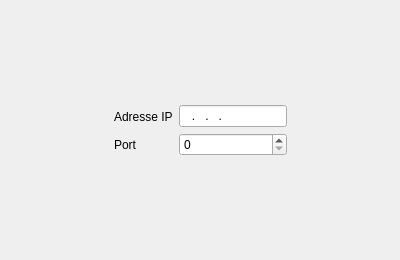
<?xml version="1.0" encoding="UTF-8"?>
<ui version="4.0">
 <class>Page1</class>
 <widget class="QWizardPage" name="Page1">
  <property name="geometry">
   <rect>
    <x>0</x>
    <y>0</y>
    <width>400</width>
    <height>260</height>
   </rect>
  </property>
  <property name="windowTitle">
   <string>WizardPage</string>
  </property>
  <layout class="QGridLayout" name="gridLayout">
   <item row="0" column="1">
    <spacer name="verticalSpacer_2">
     <property name="orientation">
      <enum>Qt::Vertical</enum>
     </property>
     <property name="sizeHint" stdset="0">
      <size>
       <width>20</width>
       <height>87</height>
      </size>
     </property>
    </spacer>
   </item>
   <item row="1" column="1">
    <layout class="QHBoxLayout" name="horizontalLayout">
     <item>
      <layout class="QVBoxLayout" name="verticalLayout_4">
       <item>
        <widget class="QLabel" name="TextLabel2_2_2_2">
         <property name="sizePolicy">
          <sizepolicy hsizetype="Minimum" vsizetype="Minimum">
           <horstretch>0</horstretch>
           <verstretch>0</verstretch>
          </sizepolicy>
         </property>
         <property name="text">
          <string>Adresse IP</string>
         </property>
        </widget>
       </item>
       <item>
        <widget class="QLabel" name="label">
         <property name="text">
          <string>Port</string>
         </property>
        </widget>
       </item>
      </layout>
     </item>
     <item>
      <layout class="QVBoxLayout" name="verticalLayout">
       <item>
        <widget class="QLineEdit" name="ipAddress">
         <property name="inputMask">
          <string>000.000.000.000; </string>
         </property>
         <property name="text">
          <string>...</string>
         </property>
         <property name="maxLength">
          <number>15</number>
         </property>
         <property name="cursorPosition">
          <number>15</number>
         </property>
        </widget>
       </item>
       <item>
        <widget class="QSpinBox" name="portNumber">
         <property name="maximum">
          <number>65535</number>
         </property>
        </widget>
       </item>
      </layout>
     </item>
    </layout>
   </item>
   <item row="2" column="0">
    <spacer name="horizontalSpacer_2">
     <property name="orientation">
      <enum>Qt::Horizontal</enum>
     </property>
     <property name="sizeHint" stdset="0">
      <size>
       <width>84</width>
       <height>20</height>
      </size>
     </property>
    </spacer>
   </item>
   <item row="2" column="1">
    <spacer name="verticalSpacer">
     <property name="orientation">
      <enum>Qt::Vertical</enum>
     </property>
     <property name="sizeHint" stdset="0">
      <size>
       <width>20</width>
       <height>87</height>
      </size>
     </property>
    </spacer>
   </item>
   <item row="2" column="2">
    <spacer name="horizontalSpacer">
     <property name="orientation">
      <enum>Qt::Horizontal</enum>
     </property>
     <property name="sizeHint" stdset="0">
      <size>
       <width>83</width>
       <height>20</height>
      </size>
     </property>
    </spacer>
   </item>
  </layout>
 </widget>
 <resources/>
 <connections/>
</ui>
